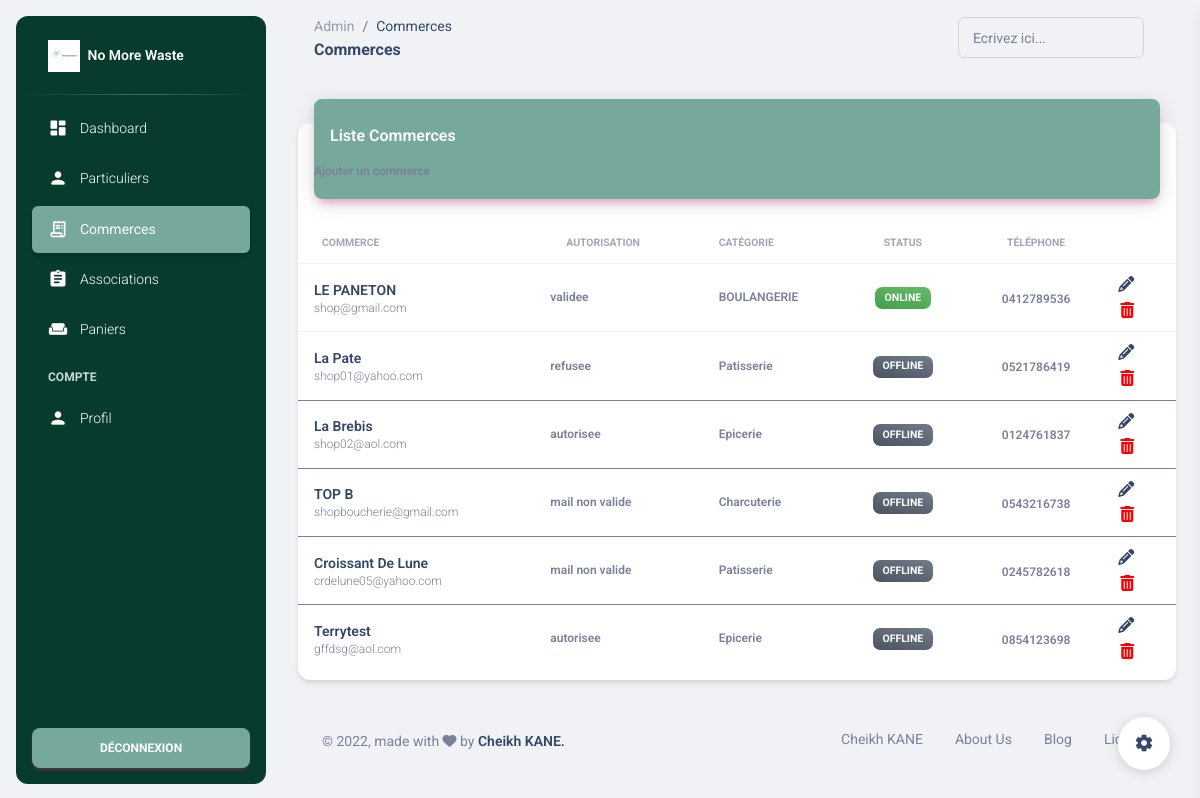
The app's page /admin/commerces.php (signed in) with its own data.
### tables this page shows
CREATE TABLE `shop` (
  `id` int(11) NOT NULL,
  `nom` varchar(255) NOT NULL,
  `categorie` varchar(255) NOT NULL,
  `siren` char(9) NOT NULL,
  `annee_immatriculation` char(4) NOT NULL,
  `mail` varchar(255) NOT NULL,
  `mdp` varchar(255) NOT NULL,
  `numero_telephone` varchar(15) NOT NULL,
  `adresse` varchar(255) NOT NULL,
  `code_postal` varchar(5) NOT NULL,
  `ville` varchar(255) NOT NULL,
  `pays` varchar(255) NOT NULL,
  `check_mail` varchar(255) NOT NULL,
  `blocked` char(3) NOT NULL DEFAULT '0',
  `online` char(1) NOT NULL DEFAULT '0',
  `autorisation` varchar(15) NOT NULL DEFAULT 'mail non valide'
);

### functions.php (called while the page is built, shortened)
<?php
function getShops($db) {
	$results = $db->query("SELECT * from shop");
	return $results;
}

### admin/commerces.php (the view, shortened to what this page needs)
<?php
require "../functions.php";
$connect = connectDB();
$res = getShops($connect);
?>
<!DOCTYPE html>
<html lang="en">
<head>
  <link href="../assets/css/nucleo-icons.css" rel="stylesheet" />
  <link href="../assets/css/nucleo-svg.css" rel="stylesheet" />
  <link id="pagestyle" href="../assets/css/material-dashboard.css?v=3.0.4" rel="stylesheet" />
</head>
<body class="g-sidenav-show  bg-gray-200">
  <aside class="sidenav navbar navbar-vertical navbar-expand-xs border-0 border-radius-xl my-3 fixed-start ms-3   bg-gradient-dark" id="sidenav-main">
    <div class="sidenav-header">
      <a class="navbar-brand m-0" href="" target="_blank">
        <img src="../assets/img/logo-ct.png" class="navbar-brand-img h-100" alt="main_logo">
        <span class="ms-1 font-weight-bold text-white">No More Waste</span>
      </a>
    </div>
    <hr class="horizontal light mt-0 mb-2">
    <div class="collapse navbar-collapse  w-auto " id="sidenav-collapse-main">
      <ul class="navbar-nav">
        <li class="nav-item">
          <a class="nav-link text-white " href="dashboard.php">
            <div class="text-white text-center me-2 d-flex align-items-center justify-content-center">
              <i class="material-icons opacity-10">dashboard</i>
            </div>
            <span class="nav-link-text ms-1">Dashboard</span>
          </a>
        </li>
        <li class="nav-item">
          <a class="nav-link text-white " href="particuliers.php">
            <div class="text-white text-center me-2 d-flex align-items-center justify-content-center">
              <i class="material-icons opacity-10">person</i>
            </div>
            <span class="nav-link-text ms-1">Particuliers</span>
          </a>
        </li>
        <li class="nav-item">
          <a class="nav-link text-white active bg-gradient-primary" href="commerces.php">
            <div class="text-white text-center me-2 d-flex align-items-center justify-content-center">
              <i class="material-icons opacity-10">receipt_long</i>
            </div>
            <span class="nav-link-text ms-1">Commerces</span>
          </a>
        </li>
        <li class="nav-item">
          <a class="nav-link text-white " href="associations.php">
            <div class="text-white text-center me-2 d-flex align-items-center justify-content-center">
              <i class="material-icons opacity-10">assignment</i>
            </div>
            <span class="nav-link-text ms-1">Associations</span>
          </a>
        </li>
        <li class="nav-item">
          <a class="nav-link text-white " href="paniers.php">
            <div class="text-white text-center me-2 d-flex align-items-center justify-content-center">
              <i class="material-icons opacity-10">weekend</i>
            </div>
            <span class="nav-link-text ms-1">Paniers</span>
          </a>
        </li>
        <li class="nav-item mt-3">
          <h6 class="ps-4 ms-2 text-uppercase text-xs text-white font-weight-bolder opacity-8">Compte</h6>
        </li>
        <li class="nav-item">
          <a class="nav-link text-white " href="profile.php">
            <div class="text-white text-center me-2 d-flex align-items-center justify-content-center">
              <i class="material-icons opacity-10">person</i>
            </div>
            <span class="nav-link-text ms-1">Profil</span>
          </a>
        </li>
      </ul>
    </div>
    <div class="sidenav-footer position-absolute w-100 bottom-0 ">
      <div class="mx-3">
        <a class="btn bg-gradient-primary mt-4 w-100" href="../logout.php" type="button">Déconnexion</a>
      </div>
    </div>
  </aside>
  <main class="main-content position-relative max-height-vh-100 h-100 border-radius-lg ">
    <nav class="navbar navbar-main navbar-expand-lg px-0 mx-4 shadow-none border-radius-xl" id="navbarBlur" data-scroll="true">
      <div class="container-fluid py-1 px-3">
        <nav aria-label="breadcrumb">
          <ol class="breadcrumb bg-transparent mb-0 pb-0 pt-1 px-0 me-sm-6 me-5">
            <li class="breadcrumb-item text-sm"><a class="opacity-5 text-dark" href="javascript:;">Admin</a></li>
            <li class="breadcrumb-item text-sm text-dark active" aria-current="page">Commerces</li>
          </ol>
          <h6 class="font-weight-bolder mb-0">Commerces</h6>
        </nav>
        <div class="collapse navbar-collapse mt-sm-0 mt-2 me-md-0 me-sm-4" id="navbar">
          <div class="ms-md-auto pe-md-3 d-flex align-items-center">
            <div class="input-group input-group-outline">
              <label class="form-label">Ecrivez ici...</label>
              <input type="text" class="form-control">
            </div>
          </div>
        </div>
      </div>
    </nav>
    <div class="container-fluid py-4">
      <div class="row">
        <div class="col-12">
          <div class="card my-4">
            <div class="card-header p-0 position-relative mt-n4 mx-3 z-index-2">
              <div class="bg-gradient-primary shadow-primary border-radius-lg pt-4 pb-3">
                <h6 class="text-white text-capitalize ps-3">Liste Commerces</h6>
                <a href="addShop.php" class="text-secondary font-weight-bold text-xs">
                    Ajouter un commerce
                </a>
              </div>
            </div>
            <div class="card-body px-0 pb-2">
              <div class="table-responsive p-0">
                <table class="table align-items-center mb-0">
                  <thead>
                    <tr>
                      <th class="text-uppercase text-secondary text-xxs font-weight-bolder opacity-7">Commerce</th>
                      <th class="text-uppercase text-secondary text-xxs font-weight-bolder opacity-7">Autorisation</th>
                      <th class="text-uppercase text-secondary text-xxs font-weight-bolder opacity-7 ps-2">Catégorie</th>
                      <th class="text-center text-uppercase text-secondary text-xxs font-weight-bolder opacity-7">Status</th>
                      <th class="text-center text-uppercase text-secondary text-xxs font-weight-bolder opacity-7">Téléphone</th>
                      <th class="text-secondary opacity-7"></th>
                    </tr>
                  </thead>
<?php
if (isset($res)){
    while($data = $res->fetch()){
        if($data["online"] == "1"){
?>
                  <tbody>
                    <tr>
                      <td>
                        <div class="d-flex px-2 py-1">
                          <div class="d-flex flex-column justify-content-center">
                            <h6 class="mb-0 text-sm"><?=$data["nom"]?></h6>
                            <p class="text-xs text-secondary mb-0"><?=$data["mail"]?></p>
                          </div>
                        </div>
                      </td>
                      <td>
                        <p class="text-xs font-weight-bold mb-0"><?=$data["autorisation"]?></p>
                      </td>
                      <td>
                        <p class="text-xs font-weight-bold mb-0"><?=$data["categorie"]?></p>
                      </td>
                      <td class="align-middle text-center text-sm">
                        <span class="badge badge-sm bg-gradient-success">Online</span>
                      </td>
                      <td class="align-middle text-center">
                        <span class="text-secondary text-xs font-weight-bold"><?=$data["numero_telephone"]?></span>
                      </td>
                      <td class="align-middle">
                        <div class="col-md-4 text-end">
                          <a href="modifyShop.php">
                              <i class='fas fa-pencil-alt'></i>
                          </a>
                        </div>
                        <div class="col-md-4 text-end">
                          <a href="deleteShop.php">
                              <i class='fas fa-trash-alt' style="color:red"></i>
                          </a>
                        </div>
                      </td>
                    </tr>
<?php
        }else{
?>
                    <tr>
                      <td>
                        <div class="d-flex px-2 py-1">
                          <div class="d-flex flex-column justify-content-center">
                            <h6 class="mb-0 text-sm"><?=$data["nom"]?></h6>
                            <p class="text-xs text-secondary mb-0"><?=$data["mail"]?></p>
                          </div>
                        </div>
                      </td>
                      <td>
                        <p class="text-xs font-weight-bold mb-0"><?=$data["autorisation"]?></p>
                      </td>
                      <td>
                        <p class="text-xs font-weight-bold mb-0"><?=$data["categorie"]?></p>
                      </td>
                      <td class="align-middle text-center text-sm">
                        <span class="badge badge-sm bg-gradient-secondary">Offline</span>
                      </td>
                      <td class="align-middle text-center">
                        <span class="text-secondary text-xs font-weight-bold"><?=$data["numero_telephone"]?></span>
                      </td>
                      <td class="align-middle">
                        <div class="col-md-4 text-end">
                          <a href="modifyShop.php">
                              <i class='fas fa-pencil-alt'></i>
                          </a>
                        </div>
                        <div class="col-md-4 text-end">
                          <a href="deleteShop.php">
                              <i class='fas fa-trash-alt' style="color:red"></i>
                          </a>
                        </div>
                      </td>
                    </tr>
                  </tbody>
<?php
        }
    }
}else{
  echo("Liste des commerces vide");
}
?>
                </table>
              </div>
            </div>
          </div>
        </div>
      </div>
      <footer class="footer py-4  ">
        <div class="container-fluid">
          <div class="row align-items-center justify-content-lg-between">
            <div class="col-lg-6 mb-lg-0 mb-4">
              <div class="copyright text-center text-sm text-muted text-lg-start">
                © ,
                made with <i class="fa fa-heart"></i> by
                <a href="" class="font-weight-bold" >Cheikh KANE.</a>
              </div>
            </div>
            <div class="col-lg-6">
              <ul class="nav nav-footer justify-content-center justify-content-lg-end">
                <li class="nav-item">
                  <a href="" class="nav-link text-muted">Cheikh KANE</a>
                </li>
                <li class="nav-item">
                  <a href="" class="nav-link text-muted">About Us</a>
                </li>
                <li class="nav-item">
                  <a href="" class="nav-link text-muted">Blog</a>
                </li>
                <li class="nav-item">
                  <a href="" class="nav-link pe-0 text-muted">License</a>
                </li>
              </ul>
            </div>
          </div>
        </div>
      </footer>
    </div>
  </main>
  <div class="fixed-plugin">
    <a class="fixed-plugin-button text-dark position-fixed px-3 py-2">
      <i class="material-icons py-2">settings</i>
    </a>
  </div>
</body>
</html>

### records on screen
shop: nom "LE PANETON", mail "shop@gmail.com", autorisation "validee", categorie "BOULANGERIE", numero_telephone "0412789536"
shop: nom "La Pate", mail "shop01@yahoo.com", autorisation "refusee", categorie "Patisserie", numero_telephone "0521786419"
shop: nom "La Brebis", mail "shop02@aol.com", autorisation "autorisee", categorie "Epicerie", numero_telephone "0124761837"
shop: nom "TOP B", mail "shopboucherie@gmail.com", autorisation "mail non valide", categorie "Charcuterie", numero_telephone "0543216738"
shop: nom "Croissant De Lune", mail "crdelune05@yahoo.com", autorisation "mail non valide", categorie "Patisserie", numero_telephone "0245782618"
shop: nom "Terrytest", mail "gffdsg@aol.com", autorisation "autorisee", categorie "Epicerie", numero_telephone "0854123698"
